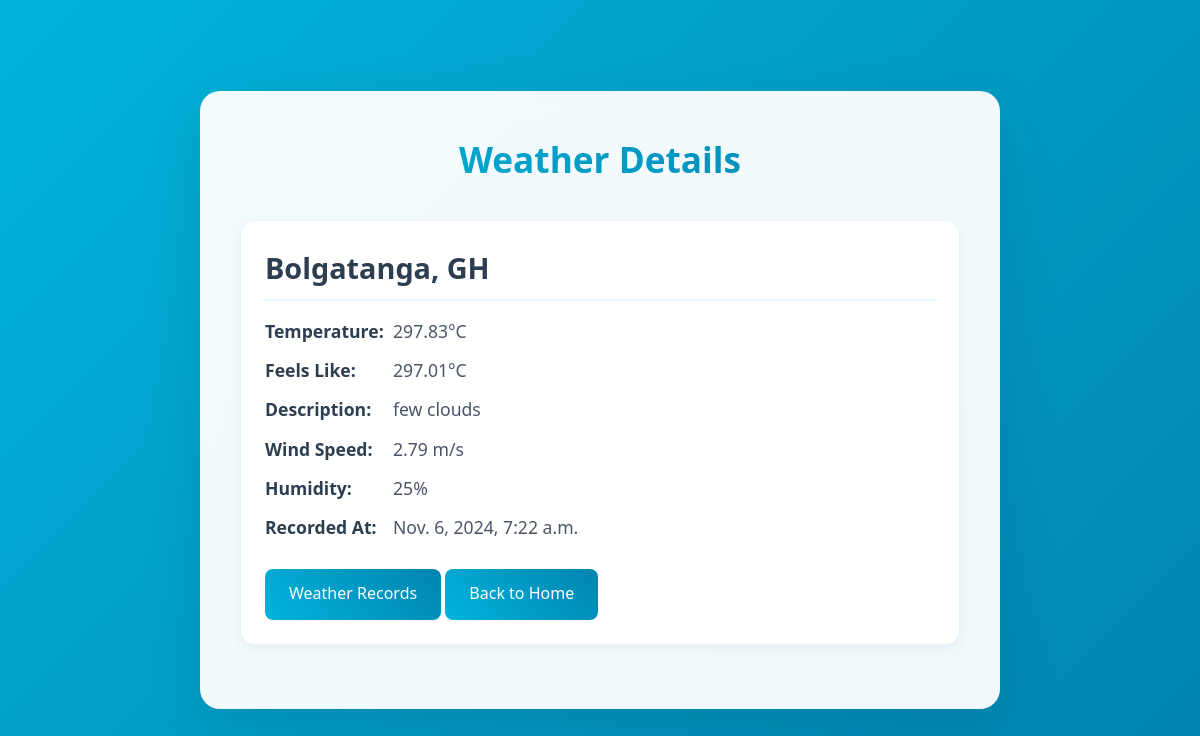
The app's page /skydata/weather/details/12/ with its own data.
### skydata/models.py (models this page shows, shortened)
class SkynexusData(models.Model):
    id = models.AutoField(primary_key=True)
    city = models.CharField(max_length=100, default="NA")
    country = models.CharField(max_length=100, default='Unknown')
    temperature = models.FloatField(default=0.0)
    feels_like = models.FloatField(default=0.1)
    weather_description = models.CharField(max_length=255, default="NA")
    wind_speed = models.FloatField(default=0.0)
    humidity = models.IntegerField(default=0)
    created_at = models.DateTimeField(auto_now_add=True)

### skydata/views.py (the view)
# urls.py: path('weather/details/<int:skydata_id>/', views.weather_details, name='weather-details'),
def weather_details(request, skydata_id):
    weather_data = get_object_or_404(SkynexusData, pk=skydata_id)
    return render(request, 'weather-details.html', {'weather_data': weather_data})

### skydata/templates/weather-details.html (shortened to what this page needs)
<!DOCTYPE html>
<html lang="en">
<head>
    {% load static %}
    <link rel="stylesheet" href="{% static 'css/style.css' %}">
</head>
<body>
    <div class="container">
        <h1>Weather Details</h1>
        <div class="weather-item">
            <h2>{{ weather_data.city }}, {{ weather_data.country }}</h2>
            <p><strong>Temperature:</strong> {{ weather_data.temperature }}°C</p>
            <p><strong>Feels Like:</strong> {{ weather_data.feels_like }}°C</p>
            <p><strong>Description:</strong> {{ weather_data.weather_description }}</p>
            <p><strong>Wind Speed:</strong> {{ weather_data.wind_speed }} m/s</p>
            <p><strong>Humidity:</strong> {{ weather_data.humidity }}%</p>
            <p><strong>Recorded At:</strong> {{ weather_data.created_at }}</p>
            <a href="{% url 'skydata:fetch-skydata' %}">Weather Records</a>
            <a href="{% url 'skydata:home' %}">Back to Home</a>
        </div>
    </div>
</body>
</html>

### static/css/style.css (style rules this page uses)
* { margin: 0; padding: 0; box-sizing: border-box; }
body { font-family: 'Segoe UI', system-ui, -apple-system, sans-serif; background: linear-gradient(135deg, #00b4db 0%, #0083b0 100%); min-height: 100vh; color: #333; margin: 0; padding: 20px; display: flex; align-items: center; justify-content: center; line-height: 1.6; }
.container { width: 100%; max-width: 800px; background: rgba(255, 255, 255, 0.95); backdrop-filter: blur(10px); padding: 2.5rem; border-radius: 20px; box-shadow: 0 20px 60px rgba(0, 0, 0, 0.1); animation: slideUp 0.6s ease-out; }
h1 { color: #2c3e50; text-align: center; font-size: 2.2rem; margin-bottom: 2rem; font-weight: 700; background: linear-gradient(45deg, #00b4db, #0083b0); -webkit-background-clip: text; -webkit-text-fill-color: transparent; animation: fadeIn 0.8s ease-out; }
.weather-item { background: white; border-radius: 15px; padding: 1.5rem; margin-bottom: 1.5rem; box-shadow: 0 4px 15px rgba(0, 0, 0, 0.05); border: 1px solid rgba(0, 180, 219, 0.1); transition: all 0.3s ease; animation: fadeIn 0.6s ease-out; }
.weather-item h2 { color: #2c3e50; font-size: 1.8rem; margin-bottom: 1rem; border-bottom: 2px solid rgba(0, 180, 219, 0.1); padding-bottom: 0.5rem; }
.weather-item p { color: #4a5568; margin: 0.7rem 0; font-size: 1.1rem; display: flex; align-items: center; gap: 0.5rem; }
.weather-item p strong { color: #2c3e50; min-width: 120px; }
a { display: inline-block; padding: 0.8rem 1.5rem; background: linear-gradient(45deg, #00b4db, #0083b0); color: white; text-decoration: none; border-radius: 8px; font-weight: 500; transition: all 0.3s ease; margin-top: 1rem; }

### records on screen
SkynexusData: city "Bolgatanga", country "GH", temperature "297.83", feels_like "297.01", weather_description "few clouds", wind_speed "2.79", humidity "25", created_at "Nov. 6, 2024, 7:22 a.m."
